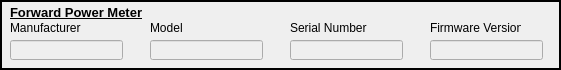
  <widget class="QFrame" name="frame_6">
   <property name="geometry">
    <rect>
     <x>10</x>
     <y>310</y>
     <width>561</width>
     <height>70</height>
    </rect>
   </property>
   <property name="frameShape">
    <enum>QFrame::Box</enum>
   </property>
   <property name="frameShadow">
    <enum>QFrame::Plain</enum>
   </property>
   <property name="lineWidth">
    <number>2</number>
   </property>
   <property name="midLineWidth">
    <number>1</number>
   </property>
   <widget class="QLineEdit" name="FPM_MANUFACTURER_FIELD">
    <property name="enabled">
     <bool>false</bool>
    </property>
    <property name="geometry">
     <rect>
      <x>10</x>
      <y>40</y>
      <width>113</width>
      <height>20</height>
     </rect>
    </property>
   </widget>
   <widget class="QLabel" name="label_27">
    <property name="geometry">
     <rect>
      <x>10</x>
      <y>20</y>
      <width>91</width>
      <height>16</height>
     </rect>
    </property>
    <property name="text">
     <string>Manufacturer</string>
    </property>
   </widget>
   <widget class="QLineEdit" name="FPM_MODELNUM_FIELD">
    <property name="enabled">
     <bool>false</bool>
    </property>
    <property name="geometry">
     <rect>
      <x>150</x>
      <y>40</y>
      <width>113</width>
      <height>20</height>
     </rect>
    </property>
   </widget>
   <widget class="QLabel" name="label_28">
    <property name="geometry">
     <rect>
      <x>150</x>
      <y>20</y>
      <width>81</width>
      <height>16</height>
     </rect>
    </property>
    <property name="text">
     <string>Model</string>
    </property>
   </widget>
   <widget class="QLabel" name="label_29">
    <property name="geometry">
     <rect>
      <x>290</x>
      <y>20</y>
      <width>81</width>
      <height>16</height>
     </rect>
    </property>
    <property name="text">
     <string>Serial Number</string>
    </property>
   </widget>
   <widget class="QLineEdit" name="FPM_SN_FIELD">
    <property name="enabled">
     <bool>false</bool>
    </property>
    <property name="geometry">
     <rect>
      <x>290</x>
      <y>40</y>
      <width>113</width>
      <height>20</height>
     </rect>
    </property>
   </widget>
   <widget class="QLabel" name="label_30">
    <property name="geometry">
     <rect>
      <x>430</x>
      <y>20</y>
      <width>91</width>
      <height>16</height>
     </rect>
    </property>
    <property name="text">
     <string>Firmware Version</string>
    </property>
   </widget>
   <widget class="QLineEdit" name="FPM_FIRMWARE_V_FIELD">
    <property name="enabled">
     <bool>false</bool>
    </property>
    <property name="geometry">
     <rect>
      <x>430</x>
      <y>40</y>
      <width>113</width>
      <height>20</height>
     </rect>
    </property>
   </widget>
   <widget class="QLabel" name="label_31">
    <property name="geometry">
     <rect>
      <x>10</x>
      <y>5</y>
      <width>151</width>
      <height>16</height>
     </rect>
    </property>
    <property name="autoFillBackground">
     <bool>false</bool>
    </property>
    <property name="frameShape">
     <enum>QFrame::NoFrame</enum>
    </property>
    <property name="frameShadow">
     <enum>QFrame::Plain</enum>
    </property>
    <property name="lineWidth">
     <number>0</number>
    </property>
    <property name="midLineWidth">
     <number>0</number>
    </property>
    <property name="text">
     <string>&lt;html&gt;&lt;head/&gt;&lt;body&gt;&lt;p&gt;&lt;span style=&quot; font-size:10pt; font-weight:600; text-decoration: underline;&quot;&gt;Forward Power Meter&lt;/span&gt;&lt;/p&gt;&lt;/body&gt;&lt;/html&gt;</string>
    </property>
    <property name="openExternalLinks">
     <bool>false</bool>
    </property>
   </widget>
  </widget>
